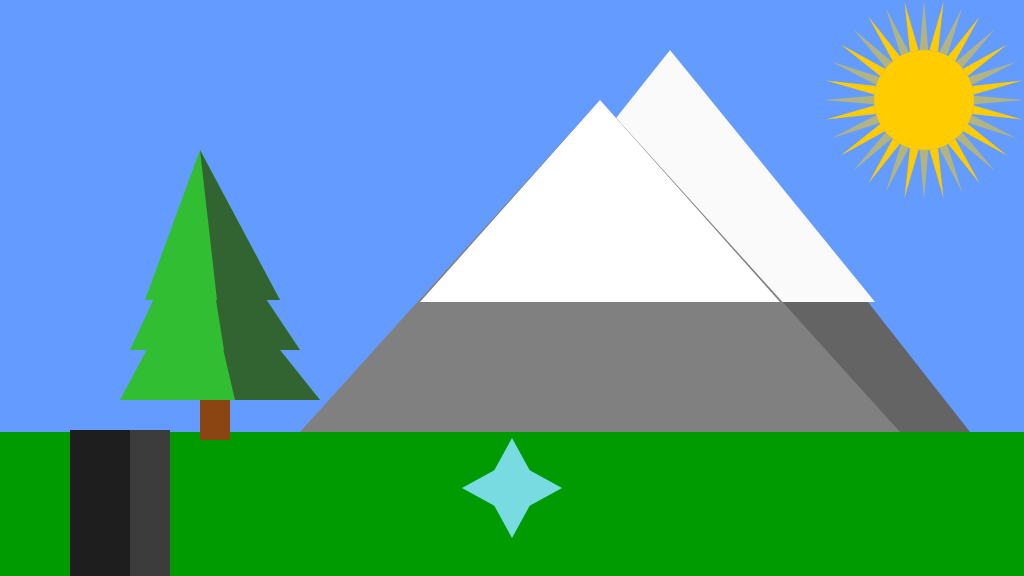
Frame 1 (no input)
Frame 60 (no input): identical to frame 1, image omitted
Frame 120 (the mouse pressed at the canvas centre since frame 60): identical to frame 1, image omitted

The p5.js sketch that drew this single still picture (run headless with seeded random() and noise() and a simulated clock; from frame 60 on, the mouse is pressed at the canvas centre):

// p5.js sketch
// ── sketch.js
var mountain = {
    mountainX1: 300,
    mountainY1: 432,
    mountainX2: 600,
    mountainY2: 100,
    mountainX3: 900,
    mountainY3: 432
};

var tree;
var groundHeight;
var treeHeight;

function setup() {
    createCanvas(1024, 576);

    groundHeight = 400;

    treeHeight = 100;

    canyon = {
      x: 70,
      y:430,
      width:100,
      hight: groundHeight,

    };
    tree = {
        x: 200,
        y: groundHeight,
        trunkWidth: 30,
        trunkHeight: 20,
        canopyWidth: 120,
        canopyHeight: 100
    };
}

function draw() {
    background(100, 155, 255); //fill the sky blue

    noStroke();
    fill(0, 155, 0);
    rect(0, 432, 1024, 144); //draw some green ground

    
    fill(60,60,60)
    rect(canyon.x,canyon.y,canyon.width,canyon.hight)
    fill(30,30,30)
    rect(canyon.x,canyon.y,canyon.width-40,canyon.hight)

    // Draw the mountain
    noStroke();
    fill(100, 100, 100); // Gray color for the mountain
    triangle(mountain.mountainX1 + 70, mountain.mountainY1, mountain.mountainX2 + 70, mountain.mountainY2 - 50, mountain.mountainX3 + 70, mountain.mountainY3); // Draw a triangle for the mountain
    fill(250, 250, 250); // Gray color for the mountain
    triangle(mountain.mountainX1 + 170, mountain.mountainY1 - 130, mountain.mountainX2 + 70, mountain.mountainY2 - 50, mountain.mountainX3 - 25, mountain.mountainY3 - 130);
    fill(128, 128, 128); // Gray color for the mountain
    triangle(mountain.mountainX1, mountain.mountainY1, mountain.mountainX2, mountain.mountainY2, mountain.mountainX3, mountain.mountainY3); // Draw a triangle for the mountain
    fill(255, 255, 255); // Gray color for the mountain
    triangle(mountain.mountainX1 + 120, mountain.mountainY1 - 130, mountain.mountainX2, mountain.mountainY2, mountain.mountainX3 - 120, mountain.mountainY3 - 130);

    // Draw the tree
    fill(139, 69, 19); // Brown color for the trunk
    rect(tree.x, tree.y, tree.trunkWidth, tree.trunkHeight + 20); // Draw the trunk

    fill(50, 190, 50); // Light green color for the first layer of leaves
    triangle(tree.x - 80, tree.y, tree.x, tree.y - 150, tree.x + 120, tree.y);
    fill(50, 100, 50); // Dark green color for the second layer of leaves
    triangle(tree.x + 35, tree.y, tree.x, tree.y - 150, tree.x + 120, tree.y);

    fill(50, 190, 50); // Light green color for the first layer of leaves
    triangle(tree.x - 70, tree.y - 50, tree.x, tree.y - 200, tree.x + 100, tree.y - 50);
    fill(50, 100, 50); // Dark green color for the second layer of leaves
    triangle(tree.x + 24, tree.y - 50, tree.x, tree.y - 200, tree.x + 100, tree.y - 50);

    fill(50, 190, 50); // Light green color for the first layer of leaves
    triangle(tree.x - 55, tree.y - 100, tree.x, tree.y - 250, tree.x + 80, tree.y - 100);
    fill(50, 100, 50); // Dark green color for the second layer of leaves
    triangle(tree.x + 17, tree.y - 100, tree.x, tree.y - 250, tree.x + 80, tree.y - 100);

    

    //6. Sun
  //само солнце
  fill(255, 204, 0);
  noStroke(); 
  ellipse(width - 100, 100, 100, 100); //координаты
  // лучики
  for (let angle = 0; angle < 360; angle += 11.25) { 
    let x1 = width - 100 + cos(radians(angle - 5)) * 50;
    let y1 = 100 + sin(radians(angle - 5)) * 50;
    let x2 = width - 100 + cos(radians(angle)) * 100;
    let y2 = 100 + sin(radians(angle)) * 100;
    let x3 = width - 100 + cos(radians(angle + 5)) * 50;
    let y3 = 100 + sin(radians(angle + 5)) * 50;
    // полупрозрачность лучиков
    if (angle % 22.5 === 0) { 
      fill(255, 204, 0, 127); // полупрозрачный
    } else {
      fill(255, 204, 0); // просто желтый
    }
    triangle(x1, y1, x2, y2, x3, y3);
  }


    
  // 5. a collectable token - eg. a jewel, fruit, coins
  fill(120, 219, 226); // Светло-синий цвет
  let PrimogemSize = 50; // Размер токена
  let angleToken = TWO_PI / 4;
  let halfAngleToken = angleToken / 2.0;
  resetMatrix(); // Сбрасываем трансформацию
  translate(width / 2, height / 2 + 200); // Перемещаем координаты в центр холста с небольшим смещением вниз
  beginShape();
  for (let a = 0; a < TWO_PI; a += angleToken) {
	  let sx = cos(a) * PrimogemSize;
	  let sy = sin(a) * PrimogemSize;
	  vertex(sx, sy);

	  sx = cos(a + halfAngleToken) * (PrimogemSize / 2);
	  sy = sin(a + halfAngleToken) * (PrimogemSize / 2);
	  vertex(sx, sy);
  }
  endShape(CLOSE);


}
